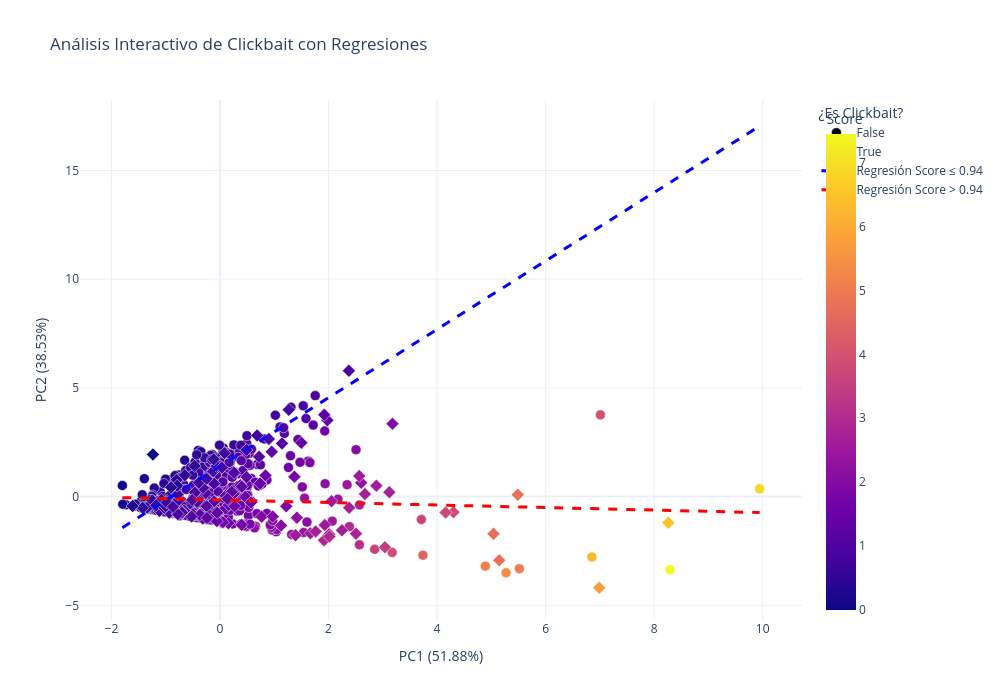

Source (notebook cell):
### Code cell
import plotly.graph_objects as go
import plotly.express as px
import pandas as pd
import numpy as np
from sklearn.preprocessing import StandardScaler
from sklearn.decomposition import PCA
from sklearn.linear_model import LinearRegression

df = pd.read_csv("resultados_clickbait.csv")

features = [
    "score_clickbait",
    "diferencia_ling_media",
    "information_delay",
    "argmax_relevance",
]

X = df[features].fillna(0).values
y = df["clickbait"].values

scaler = StandardScaler()
X_scaled = scaler.fit_transform(X)

pca = PCA(n_components=2)
X_pca = pca.fit_transform(X_scaled)

# Umbral
threshold = df["score_clickbait"].median()
bajo = df["score_clickbait"] <= threshold
alto = df["score_clickbait"] > threshold

# Regresiones lineales
reg_bajo = LinearRegression()
reg_bajo.fit(X_pca[bajo, 0].reshape(-1, 1), X_pca[bajo, 1])

reg_alto = LinearRegression()
reg_alto.fit(X_pca[alto, 0].reshape(-1, 1), X_pca[alto, 1])

x_line = np.linspace(X_pca[:, 0].min(), X_pca[:, 0].max(), 100)

# DataFrame para Plotly
df_plot = pd.DataFrame({
    'Dim 1': X_pca[:, 0],
    'Dim 2': X_pca[:, 1],
    'Score': df['score_clickbait'],
    'Es Clickbait': df['clickbait'].astype(str),
    'Titulo': df['titulo']
})

# Crear figura base con scatter
fig = px.scatter(
    df_plot, 
    x='Dim 1', 
    y='Dim 2', 
    color='Score',
    symbol='Es Clickbait',
    hover_name='Titulo',
    hover_data={'Score': ':.2f', 'Es Clickbait': True, 'Dim 1': False, 'Dim 2': False},
    color_continuous_scale='plasma',
    title="Análisis Interactivo de Clickbait con Regresiones",
    labels={'Es Clickbait': '¿Es Clickbait?'}
)

# Agregar línea de regresión para Score BAJO
fig.add_trace(go.Scatter(
    x=x_line,
    y=reg_bajo.predict(x_line.reshape(-1, 1)),
    mode='lines',
    name=f'Regresión Score ≤ {threshold:.2f}',
    line=dict(color='blue', width=3, dash='dash')
))

# Agregar línea de regresión para Score ALTO
fig.add_trace(go.Scatter(
    x=x_line,
    y=reg_alto.predict(x_line.reshape(-1, 1)),
    mode='lines',
    name=f'Regresión Score > {threshold:.2f}',
    line=dict(color='red', width=3, dash='dash')
))

# Ajustes de estilo
fig.update_traces(marker=dict(size=10, line=dict(width=0.5, color='White')))
fig.update_layout(
    template='plotly_white',
    width=1000,
    height=700,
    xaxis_title=f"PC1 ({pca.explained_variance_ratio_[0]:.2%})",
    yaxis_title=f"PC2 ({pca.explained_variance_ratio_[1]:.2%})"
)

fig.show()

### Figure 1 — Plotly figure (JSON) as saved in the notebook; plotly's stock layout.template omitted (floating-point values rounded to 4 significant figures; data arrays with more than 128 entries replaced by an {"elided": "..."} marker saying what was removed)
{"data": [{"customdata": {"elided": "409x2 mixed values"}, "hovertemplate": "<b>%{hovertext}</b><br><br>¿Es Clickbait?=%{customdata[1]}<br>Score=%{marker.color:.2f}<extra></extra>", "hovertext": {"elided": "409 str values"}, "legendgroup": "False", "marker": {"color": {"elided": "409 float values"}, "coloraxis": "coloraxis", "line": {"color": "White", "width": 0.5}, "size": 10, "symbol": "circle"}, "mode": "markers", "name": "False", "orientation": "v", "showlegend": true, "type": "scatter", "x": {"elided": "409 float values"}, "xaxis": "x", "y": {"elided": "409 float values"}, "yaxis": "y"}, {"customdata": {"elided": "131x2 mixed values"}, "hovertemplate": "<b>%{hovertext}</b><br><br>¿Es Clickbait?=%{customdata[1]}<br>Score=%{marker.color:.2f}<extra></extra>", "hovertext": {"elided": "131 str values"}, "legendgroup": "True", "marker": {"color": {"elided": "131 float values"}, "coloraxis": "coloraxis", "line": {"color": "White", "width": 0.5}, "size": 10, "symbol": "diamond"}, "mode": "markers", "name": "True", "orientation": "v", "showlegend": true, "type": "scatter", "x": {"elided": "131 float values"}, "xaxis": "x", "y": {"elided": "131 float values"}, "yaxis": "y"}, {"line": {"color": "blue", "dash": "dash", "width": 3}, "marker": {"line": {"color": "White", "width": 0.5}, "size": 10}, "mode": "lines", "name": "Regresión Score ≤ 0.94", "type": "scatter", "x": [-1.799, -1.681, -1.562, -1.443, -1.325, -1.206, -1.088, -0.969, -0.8503, -0.7317, -0.6131, -0.4945, -0.3758, -0.2572, -0.1386, -0.01996, 0.09867, 0.2173, 0.3359, 0.4545, 0.5732, 0.6918, 0.8104, 0.929, 1.048, 1.166, 1.285, 1.404, 1.522, 1.641, 1.759, 1.878, 1.997, 2.115, 2.234, 2.353, 2.471, 2.59, 2.708, 2.827, 2.946, 3.064, 3.183, 3.302, 3.42, 3.539, 3.657, 3.776, 3.895, 4.013, 4.132, 4.251, 4.369, 4.488, 4.606, 4.725, 4.844, 4.962, 5.081, 5.2, 5.318, 5.437, 5.555, 5.674, 5.793, 5.911, 6.03, 6.149, 6.267, 6.386, 6.504, 6.623, 6.742, 6.86, 6.979, 7.098, 7.216, 7.335, 7.453, 7.572, 7.691, 7.809, 7.928, 8.047, 8.165, 8.284, 8.403, 8.521, 8.64, 8.758, 8.877, 8.996, 9.114, 9.233, 9.352, 9.47, 9.589, 9.707, 9.826, 9.945], "y": [-1.428, -1.241, -1.055, -0.868, -0.6814, -0.4948, -0.3082, -0.1216, 0.06506, 0.2517, 0.4383, 0.6249, 0.8115, 0.9982, 1.185, 1.371, 1.558, 1.745, 1.931, 2.118, 2.304, 2.491, 2.678, 2.864, 3.051, 3.238, 3.424, 3.611, 3.797, 3.984, 4.171, 4.357, 4.544, 4.731, 4.917, 5.104, 5.29, 5.477, 5.664, 5.85, 6.037, 6.224, 6.41, 6.597, 6.783, 6.97, 7.157, 7.343, 7.53, 7.716, 7.903, 8.09, 8.276, 8.463, 8.65, 8.836, 9.023, 9.209, 9.396, 9.583, 9.769, 9.956, 10.14, 10.33, 10.52, 10.7, 10.89, 11.08, 11.26, 11.45, 11.64, 11.82, 12.01, 12.2, 12.38, 12.57, 12.76, 12.94, 13.13, 13.32, 13.5, 13.69, 13.87, 14.06, 14.25, 14.43, 14.62, 14.81, 14.99, 15.18, 15.37, 15.55, 15.74, 15.93, 16.11, 16.3, 16.49, 16.67, 16.86, 17.05]}, {"line": {"color": "red", "dash": "dash", "width": 3}, "marker": {"line": {"color": "White", "width": 0.5}, "size": 10}, "mode": "lines", "name": "Regresión Score > 0.94", "type": "scatter", "x": [-1.799, -1.681, -1.562, -1.443, -1.325, -1.206, -1.088, -0.969, -0.8503, -0.7317, -0.6131, -0.4945, -0.3758, -0.2572, -0.1386, -0.01996, 0.09867, 0.2173, 0.3359, 0.4545, 0.5732, 0.6918, 0.8104, 0.929, 1.048, 1.166, 1.285, 1.404, 1.522, 1.641, 1.759, 1.878, 1.997, 2.115, 2.234, 2.353, 2.471, 2.59, 2.708, 2.827, 2.946, 3.064, 3.183, 3.302, 3.42, 3.539, 3.657, 3.776, 3.895, 4.013, 4.132, 4.251, 4.369, 4.488, 4.606, 4.725, 4.844, 4.962, 5.081, 5.2, 5.318, 5.437, 5.555, 5.674, 5.793, 5.911, 6.03, 6.149, 6.267, 6.386, 6.504, 6.623, 6.742, 6.86, 6.979, 7.098, 7.216, 7.335, 7.453, 7.572, 7.691, 7.809, 7.928, 8.047, 8.165, 8.284, 8.403, 8.521, 8.64, 8.758, 8.877, 8.996, 9.114, 9.233, 9.352, 9.47, 9.589, 9.707, 9.826, 9.945], "y": [-0.04769, -0.05462, -0.06155, -0.06848, -0.07541, -0.08234, -0.08927, -0.0962, -0.1031, -0.1101, -0.117, -0.1239, -0.1308, -0.1378, -0.1447, -0.1516, -0.1586, -0.1655, -0.1724, -0.1794, -0.1863, -0.1932, -0.2001, -0.2071, -0.214, -0.2209, -0.2279, -0.2348, -0.2417, -0.2486, -0.2556, -0.2625, -0.2694, -0.2764, -0.2833, -0.2902, -0.2972, -0.3041, -0.311, -0.3179, -0.3249, -0.3318, -0.3387, -0.3457, -0.3526, -0.3595, -0.3664, -0.3734, -0.3803, -0.3872, -0.3942, -0.4011, -0.408, -0.415, -0.4219, -0.4288, -0.4357, -0.4427, -0.4496, -0.4565, -0.4635, -0.4704, -0.4773, -0.4842, -0.4912, -0.4981, -0.505, -0.512, -0.5189, -0.5258, -0.5328, -0.5397, -0.5466, -0.5535, -0.5605, -0.5674, -0.5743, -0.5813, -0.5882, -0.5951, -0.6021, -0.609, -0.6159, -0.6228, -0.6298, -0.6367, -0.6436, -0.6506, -0.6575, -0.6644, -0.6713, -0.6783, -0.6852, -0.6921, -0.6991, -0.706, -0.7129, -0.7199, -0.7268, -0.7337]}], "layout": {"coloraxis": {"colorbar": {"title": {"text": "Score"}}, "colorscale": [[0, "#0d0887"], [0.1111, "#46039f"], [0.2222, "#7201a8"], [0.3333, "#9c179e"], [0.4444, "#bd3786"], [0.5556, "#d8576b"], [0.6667, "#ed7953"], [0.7778, "#fb9f3a"], [0.8889, "#fdca26"], [1, "#f0f921"]]}, "height": 700, "legend": {"title": {"text": "¿Es Clickbait?"}, "tracegroupgap": 0}, "title": {"text": "Análisis Interactivo de Clickbait con Regresiones"}, "width": 1000, "xaxis": {"anchor": "y", "domain": [0, 1], "title": {"text": "PC1 (51.88%)"}}, "yaxis": {"anchor": "x", "domain": [0, 1], "title": {"text": "PC2 (38.53%)"}}}}
